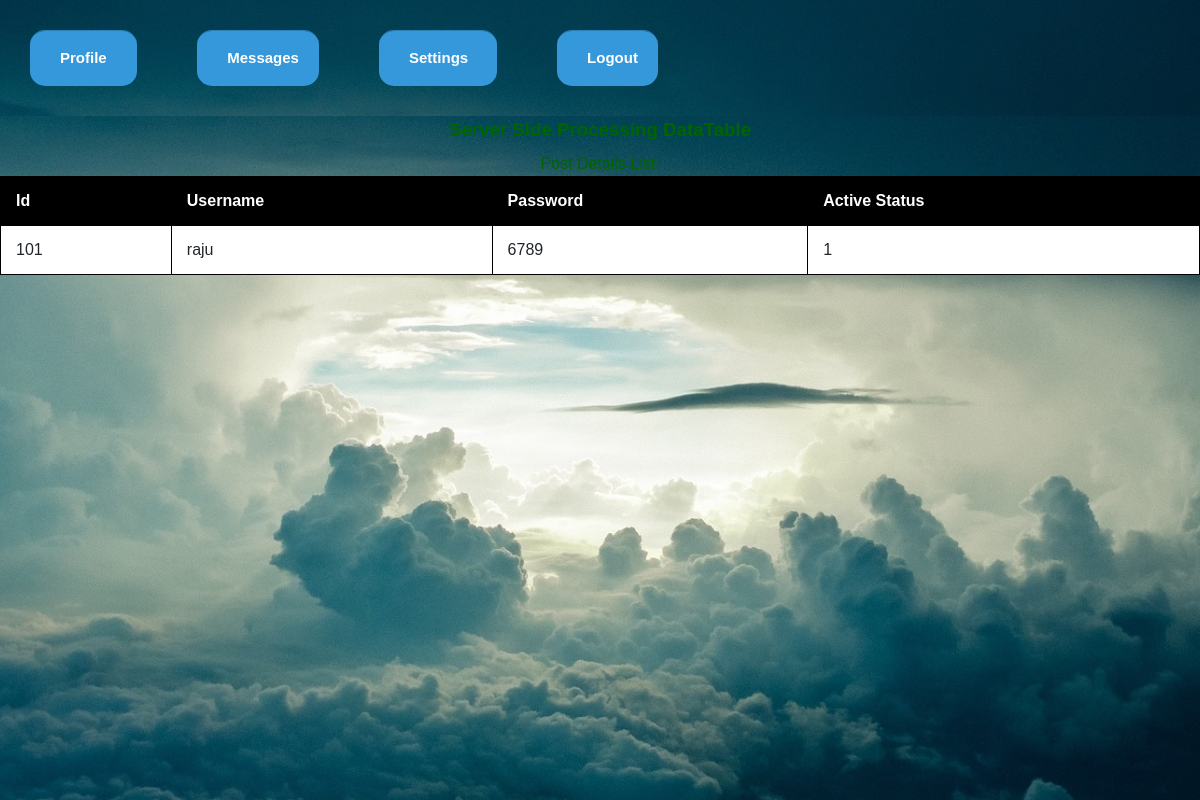
The page /showUser.php?id=101.0 (signed in) on the database as committed earlier.
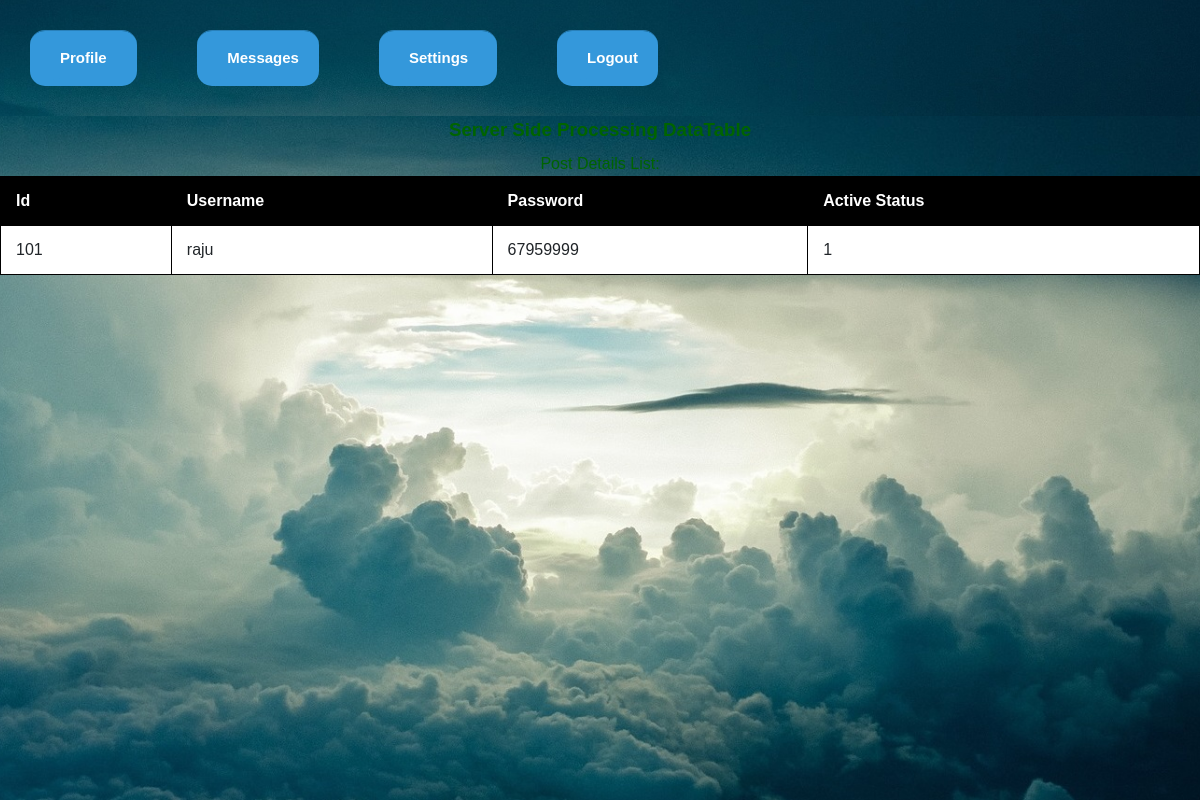
The same page on the database as committed later.
### tables this page shows
create table `user` (
	`id` double ,
	`username` varchar (150),
	`is_active` tinyint (1),
	`password` varchar (150),
	`created_by` varchar (150),
	`created_at` timestamp 
);

### showUser.php (the view, shortened to what this page needs)
<html>
    <head>
        <link rel="stylesheet" type="text/css" href="https://cdn.datatables.net/1.10.9/css/jquery.dataTables.min.css"/>
        <link rel="stylesheet" href= "css/bootstrap-reboot.min.css">
        <link rel="stylesheet" href= "css/style_manager_index_showUser.css">
    </head>
    <body >
        <div class="bgnd" >
            <header>
                <div class="container_nav" style = "width:100%; ">
                    <nav>
                        <ul>
                            <li class="item" id="profile">
                                <a href="#profile" class="btn"><i class="far fa-user"></i>Profile</a>
                            </li>
                            <li class="item" id="messages">
                                <a href="#messages" class="btn"><i class="far fa-envelope-open"></i>Messages</a>
                            </li>
                            <li class="item" id="settings">
                                <a href="#settings" class="btn"><i class="fas fa-cog"></i>Settings</a>
                            </li>
                            <li class="item">
                                <a class="btn" href="logout.php"><i class="fas fa-sign-out-alt"></i>Logout</a>
                            </li>
                        </ul>
                    </nav>
                </div>
            </header>
            <section>
                <div class="form-group custom-input-space has-feedback"  style="color: #006400">
                    <div class="page-heading">
                        <h3 class="post-title"> Server Side Processing DataTable</h3>
                    </div>
                    <div class="page-body clearfix">
                        <div class="row">
                            <div class="col-md-offset-2 col-md-8">
                                <div class="panel panel-default">
                                    <div class="panel-heading">Post Details List: </div>
                                    <table id="t01" width="100%" >
                                        <thead>
                                        <th><div class= "col-xs-3 col-md-3 "> Id</div></th>
                                        <th><div class= "col-xs-3 col-md-2 "> Username</div></th>
                                        <th> <div class= "col-xs-2 col-md-2 ">Password</div></th>
                                        <th> <div class= "col-xs-2 col-md-2 ">Active Status</div></th>
                                        </thead>
                                        <?php
                                        $con = mysqli_connect('127.0.0.1:3306', 'root', '','login');
                                        $id = $_GET['id'];
                                        $sql = "SELECT id, username, password, is_active FROM user WHERE id=$id";
                                        $result = $con-> query($sql);
                                        if($result->num_rows >0 )
                                        {
                                            while( $row= $result -> fetch_assoc()){
                                                echo "<tr><td>".$row["id"]."</td><td>".$row["username"]."</td><td>".$row["password"]."</td><td>".$row["is_active"]."</td></tr>";
                                            }
                                        }
                                        else{
                                            echo "0 result";
                                        }
                                        ?>
                                    </table>
                                </div>
                            </div>
                        </div>
                    </div>
                </div>
            </section>
        </div>
    </body>
</html>

### css/style_manager_index_showUser.css (style rules this page uses)
* { margin: 0; padding: 0; font-family: sans-serif; list-style: none; text-decoration: none; }
body { background-color: #325C74; font-family: Arial, Helvetica, sans-serif; }
table { width:100%; }
table, th, td { border: 1px solid black; border-collapse: collapse; }
th, td { padding: 15px; text-align: left; }
table#t01 tr:nth-child(odd) { background-color: #fff; }
table#t01 th { background-color: black; color: white; }
.bgnd { text-align: center; width: 100%; height: 100%; background: url(sky-690293_1920.jpg) no-repeat center; background-size: cover; }
.container_nav { text-align: left; padding: 0px; background: url(bg_nav1.jpg) no-repeat center; background-size: cover; }
ul { padding: 0px; margin: 0px; display: flex; }
ul li { list-style: none; border:2 px solid #fff; font-size: 15px; font-weight: bold; margin: 30px; border-radius: 15px; font-family: arial; }
.item { border-top: 1px solid #2980b9; overflow: hidden; }
.btn { display: block; padding: 16px 20px; background: #3498db; color: white; position: relative; }
.btn:before { content: ""; position: absolute; width: 14px; height: 14px; background: #3498db; left: 20px; bottom: -7px; transform: rotate(45deg); }

Rows that differ between the two databases and show on the page:
changed user "raju": password "6789" → "67959999"
